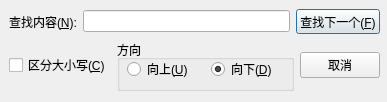
<?xml version="1.0" encoding="UTF-8"?>
<ui version="4.0">
 <class>findDialog</class>
 <widget class="QDialog" name="findDialog">
  <property name="geometry">
   <rect>
    <x>0</x>
    <y>0</y>
    <width>387</width>
    <height>102</height>
   </rect>
  </property>
  <property name="sizePolicy">
   <sizepolicy hsizetype="Fixed" vsizetype="Fixed">
    <horstretch>0</horstretch>
    <verstretch>0</verstretch>
   </sizepolicy>
  </property>
  <property name="minimumSize">
   <size>
    <width>387</width>
    <height>102</height>
   </size>
  </property>
  <property name="maximumSize">
   <size>
    <width>387</width>
    <height>102</height>
   </size>
  </property>
  <property name="windowTitle">
   <string>查找</string>
  </property>
  <property name="sizeGripEnabled">
   <bool>false</bool>
  </property>
  <widget class="QWidget" name="layoutWidget">
   <property name="geometry">
    <rect>
     <x>9</x>
     <y>9</y>
     <width>371</width>
     <height>25</height>
    </rect>
   </property>
   <layout class="QHBoxLayout" name="horizontalLayout_2">
    <item>
     <widget class="QLabel" name="label">
      <property name="text">
       <string>查找内容(&amp;N):</string>
      </property>
      <property name="buddy">
       <cstring>lineEdit</cstring>
      </property>
     </widget>
    </item>
    <item>
     <widget class="QLineEdit" name="lineEdit"/>
    </item>
    <item>
     <widget class="QPushButton" name="pushButton">
      <property name="text">
       <string>查找下一个(&amp;F)</string>
      </property>
     </widget>
    </item>
   </layout>
  </widget>
  <widget class="QWidget" name="layoutWidget">
   <property name="geometry">
    <rect>
     <x>9</x>
     <y>40</y>
     <width>371</width>
     <height>51</height>
    </rect>
   </property>
   <layout class="QHBoxLayout" name="horizontalLayout_3" stretch="0,1,0">
    <item>
     <widget class="QCheckBox" name="checkBox_case_sensitive">
      <property name="text">
       <string>区分大小写(&amp;C)</string>
      </property>
     </widget>
    </item>
    <item>
     <widget class="QGroupBox" name="groupBox">
      <property name="title">
       <string>方向</string>
      </property>
      <widget class="QWidget" name="layoutWidget">
       <property name="geometry">
        <rect>
         <x>10</x>
         <y>20</y>
         <width>161</width>
         <height>18</height>
        </rect>
       </property>
       <layout class="QHBoxLayout" name="horizontalLayout">
        <item>
         <widget class="QRadioButton" name="radioButton_FindUp">
          <property name="text">
           <string>向上(&amp;U)</string>
          </property>
         </widget>
        </item>
        <item>
         <widget class="QRadioButton" name="radioButton_FindDown">
          <property name="text">
           <string>向下(&amp;D)</string>
          </property>
          <property name="checked">
           <bool>true</bool>
          </property>
         </widget>
        </item>
       </layout>
      </widget>
     </widget>
    </item>
    <item>
     <widget class="QPushButton" name="pushButton_2">
      <property name="text">
       <string>取消</string>
      </property>
     </widget>
    </item>
   </layout>
  </widget>
 </widget>
 <resources/>
 <connections>
  <connection>
   <sender>pushButton_2</sender>
   <signal>clicked()</signal>
   <receiver>findDialog</receiver>
   <slot>reject()</slot>
   <hints>
    <hint type="sourcelabel">
     <x>327</x>
     <y>68</y>
    </hint>
    <hint type="destinationlabel">
     <x>327</x>
     <y>86</y>
    </hint>
   </hints>
  </connection>
 </connections>
</ui>
